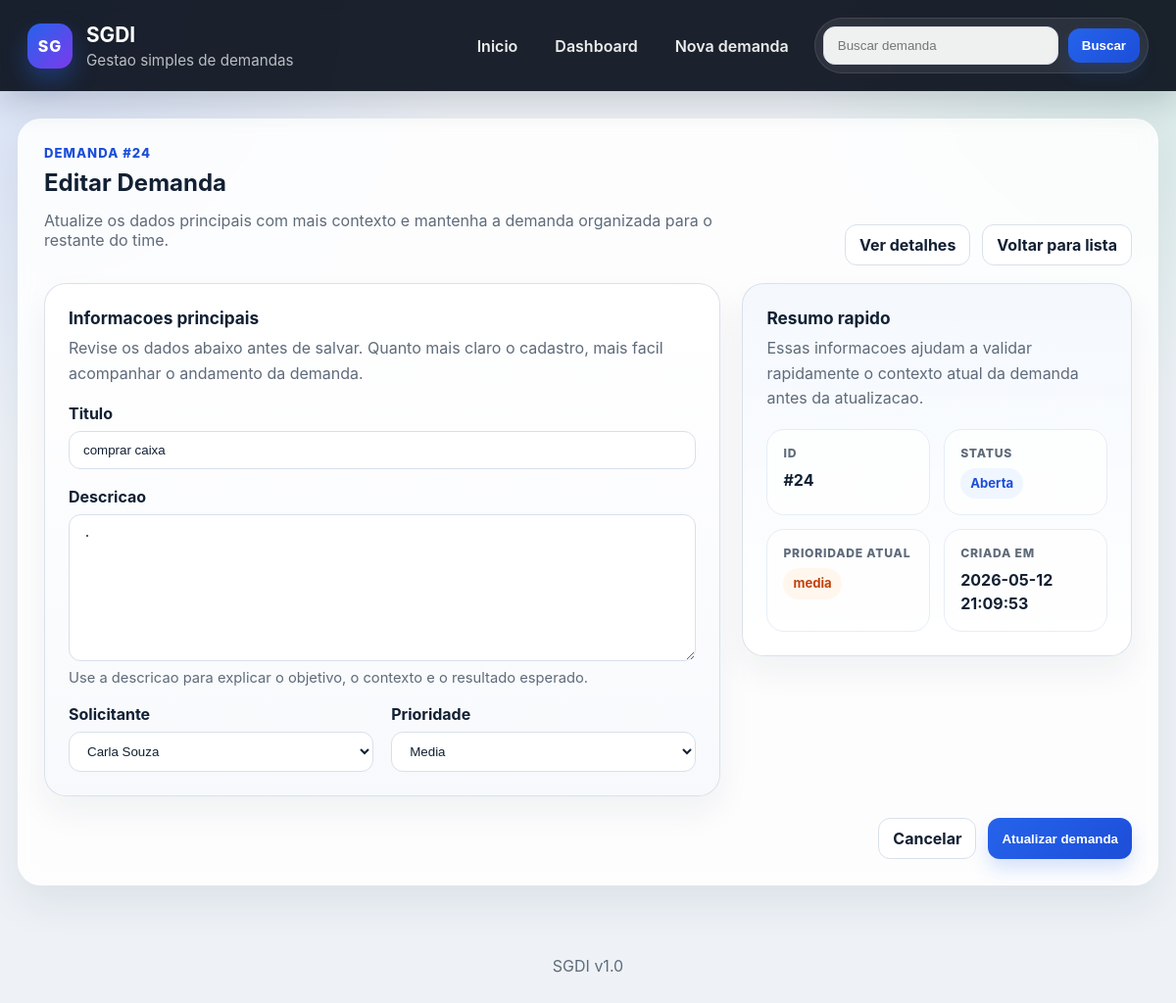
Screenshot of /editar/24 with the database file from the repository.
### tables this page shows
CREATE TABLE demandas (
                id INTEGER PRIMARY KEY AUTOINCREMENT,
                titulo TEXT NOT NULL,
                descricao TEXT NOT NULL,
                solicitante_id INTEGER NOT NULL,
                data_criacao TEXT NOT NULL,
                prioridade TEXT NOT NULL DEFAULT 'media',
                status TEXT NOT NULL DEFAULT 'Aberta', data_finalizacao TEXT,
                FOREIGN KEY (solicitante_id) REFERENCES usuarios(id)
            );

### app.py (the view, shortened to what this page needs)
@app.route('/editar/<int:id>', methods=['GET', 'POST'])
def editar(id):
    conn = get_db()
    cursor = conn.cursor()
    demanda = cursor.execute(
        """
        SELECT
            d.id,
            d.titulo,
            d.descricao,
            u.nome AS solicitante,
            d.data_criacao,
            d.prioridade,
            d.status,
            d.solicitante_id
        FROM demandas d
        JOIN usuarios u ON u.id = d.solicitante_id
        WHERE d.id = ?
        """,
        (id,),
    ).fetchone()
    usuarios = _list_users(conn)
    if demanda is None:
        conn.close()
        abort(404)
    conn.close()
    return render_template(
        'editar.html',
        demanda=demanda,
        usuarios=usuarios,
        form_data=None,
        selected_solicitante_id=demanda['solicitante_id'],
    )

### app.py (called while the page is built)
def get_db():
    conn = sqlite3.connect(DB_PATH)
    conn.row_factory = sqlite3.Row
    conn.execute("PRAGMA journal_mode = MEMORY")
    conn.execute("PRAGMA foreign_keys = ON")
    return conn

def _list_users(conn):
    return conn.execute("SELECT id, nome FROM usuarios ORDER BY nome").fetchall()

### templates/editar.html (shortened to what this page needs)
{% extends "base.html" %}
{% block content %}
<div class="section-head">
    <div>
        <p class="page-kicker">Demanda #{{ demanda[0] }}</p>
        <h2>Editar Demanda</h2>
        <p class="muted page-copy">Atualize os dados principais com mais contexto e mantenha a demanda organizada para o restante do time.</p>
    </div>
    <div class="page-actions">
        <a class="btn-link" href="/detalhes/{{ demanda[0] }}">Ver detalhes</a>
        <a class="btn-link" href="/">Voltar para lista</a>
    </div>
</div>
<form
    class="editor-layout"
    method="POST"
    action="/editar/{{ demanda[0] }}"
    data-confirm-modal
    data-confirm-title="Atualizar demanda"
    data-confirm-message="Deseja salvar as alteracoes feitas nesta demanda?"
    data-confirm-button="Atualizar"
    data-confirm-kicker="Salvar alteracoes"
    data-confirm-pill="Atualizacao"
    data-confirm-note="Os novos dados ficarao visiveis assim que a atualizacao for concluida."
    data-confirm-variant="primary"
>
    <section class="surface-card form-panel">
        <div class="panel-head">
            <h3>Informacoes principais</h3>
            <p>Revise os dados abaixo antes de salvar. Quanto mais claro o cadastro, mais facil acompanhar o andamento da demanda.</p>
        </div>
        <div class="editor-grid">
            <div class="field-block field-span-2">
                <label for="titulo">Titulo</label>
                <input id="titulo" type="text" name="titulo" value="{{ form_data.get('titulo') if form_data else demanda[1] }}" required>
            </div>
            <div class="field-block field-span-2">
                <label for="descricao">Descricao</label>
                <textarea id="descricao" name="descricao" rows="7" required>{{ form_data.get('descricao') if form_data else demanda[2] }}</textarea>
                <p class="field-hint">Use a descricao para explicar o objetivo, o contexto e o resultado esperado.</p>
            </div>
            <div class="field-block">
                <label for="solicitante">Solicitante</label>
                <select id="solicitante" name="solicitante_id" required>
                    {% for usuario in usuarios %}
                    <option value="{{ usuario['id'] }}" {% if selected_solicitante_id == usuario['id'] %}selected{% endif %}>{{ usuario['nome'] }}</option>
                    {% endfor %}
                </select>
            </div>
            <div class="field-block">
                <label for="prioridade">Prioridade</label>
                <select id="prioridade" name="prioridade">
                    <option value="media" {% if (form_data.get('prioridade') if form_data else demanda[5]) == 'media' %}selected{% endif %}>Media</option>
                </select>
            </div>
        </div>
    </section>
    <aside class="surface-card form-panel form-panel-soft">
        <div class="panel-head">
            <h3>Resumo rapido</h3>
            <p>Essas informacoes ajudam a validar rapidamente o contexto atual da demanda antes da atualizacao.</p>
        </div>
        <div class="meta-grid">
            <div class="meta-box">
                <span class="meta-label">ID</span>
                <strong class="meta-value">#{{ demanda[0] }}</strong>
            </div>
            <div class="meta-box">
                <span class="meta-label">Status</span>
                <strong class="meta-value">
                    <span class="badge {{ demanda[6]|lower }}">{{ demanda[6] }}</span>
                </strong>
            </div>
            <div class="meta-box">
                <span class="meta-label">Prioridade atual</span>
                <strong class="meta-value">
                    <span class="badge {{ demanda[5] }}">{{ demanda[5] }}</span>
                </strong>
            </div>
            <div class="meta-box">
                <span class="meta-label">Criada em</span>
                <strong class="meta-value">{{ demanda[4] }}</strong>
            </div>
        </div>
    </aside>
    <div class="form-actions-bar">
        <a class="btn-link" href="/detalhes/{{ demanda[0] }}">Cancelar</a>
        <button type="submit">Atualizar demanda</button>
    </div>
</form>
{% endblock %}

### static/style.css (style rules this page uses)
:root { --bg: #eef2f7; --surface: #ffffff; --surface-soft: #f7f9fc; --text: #122033; --muted: #5f6b7a; --line: #d8e0ea; --primary: #2563eb; --primary-dark: #1d4ed8; --success: #0f9d58; --danger: #dc2626; --warning: #d97706; --shadow: 0 18px 40px rgba(18, 32, 51, 0.08); }
* { box-sizing: border-box; }
body { margin: 0; font-family: Inter, system-ui, -apple-system, BlinkMacSystemFont, "Segoe UI", sans-serif; color: var(--text); background: radial-gradient(circle at top left, rgba(37, 99, 235, 0.12), transparent 30%), radial-gradient(circle at top right, rgba(15, 157, 88, 0.12), transparent 26%), var(--bg); }
.search-form input[type="text"], input[type="text"], textarea, select { border: 1px solid var(--line); background: white; color: var(--text); border-radius: 12px; padding: 11px 14px; outline: none; transition: border-color 0.2s ease, box-shadow 0.2s ease; }
.section-head { display: flex; align-items: flex-end; justify-content: space-between; gap: 16px; flex-wrap: wrap; margin-bottom: 18px; }
.section-head h2, .section-head h3, .container h2, .container h3 { margin-top: 0; }
.muted { color: var(--muted); margin-top: -6px; }
.badge { display: inline-flex; align-items: center; padding: 6px 10px; border-radius: 999px; font-size: 0.82rem; font-weight: 700; }
.badge.media { background: #fff7ed; color: #c2410c; }
.badge.aberta { background: #eff6ff; color: #1d4ed8; }
.actions a, .actions button, button, .btn-link { border: none; border-radius: 12px; padding: 10px 14px; font-weight: 700; cursor: pointer; transition: transform 0.15s ease, box-shadow 0.15s ease, background 0.15s ease; }
button, .actions button { background: linear-gradient(135deg, var(--primary), var(--primary-dark)); color: white; box-shadow: 0 10px 18px rgba(37, 99, 235, 0.18); }
.btn-link { display: inline-flex; align-items: center; text-decoration: none; background: white; color: var(--text); border: 1px solid var(--line); }
.page-kicker { margin: 0 0 8px; color: var(--primary-dark); font-size: 0.82rem; font-weight: 800; letter-spacing: 0.08em; text-transform: uppercase; }
.page-copy { max-width: 720px; }
.page-actions { display: flex; align-items: center; justify-content: flex-end; gap: 12px; flex-wrap: wrap; }
.surface-card { background: linear-gradient(180deg, rgba(255, 255, 255, 0.98), rgba(247, 249, 252, 0.98)); border: 1px solid rgba(216, 224, 234, 0.95); border-radius: 22px; padding: 24px; box-shadow: 0 16px 34px rgba(18, 32, 51, 0.06); }
.form-panel-soft { background: linear-gradient(180deg, rgba(244, 248, 253, 0.98), rgba(255, 255, 255, 0.96)); }
.panel-head { margin-bottom: 18px; }
.panel-head h3 { margin: 0; font-size: 1.08rem; }
.panel-head p { margin: 8px 0 0; color: var(--muted); line-height: 1.6; }
.editor-layout { display: grid; grid-template-columns: minmax(0, 1.65fr) minmax(280px, 0.95fr); gap: 22px; align-items: start; }
.editor-grid { display: grid; grid-template-columns: repeat(2, minmax(0, 1fr)); gap: 18px; }
.field-block { display: grid; gap: 8px; }
.field-block label { font-weight: 700; }
.field-block input[type="text"], .field-block textarea, .field-block select, .comment-form input[type="text"], .comment-form textarea { width: 100%; }
.field-block textarea, .comment-form textarea { min-height: 150px; resize: vertical; }
.field-span-2 { grid-column: 1 / -1; }
.field-hint { margin: 0; font-size: 0.92rem; color: var(--muted); }
.meta-grid { display: grid; grid-template-columns: repeat(2, minmax(0, 1fr)); gap: 14px; }
.meta-box { padding: 16px; border: 1px solid #e6edf6; border-radius: 18px; background: rgba(255, 255, 255, 0.78); }
.meta-label { display: block; margin-bottom: 8px; color: var(--muted); font-size: 0.76rem; font-weight: 800; letter-spacing: 0.06em; text-transform: uppercase; }
.meta-value { display: block; font-size: 1rem; line-height: 1.5; color: var(--text); }
.form-actions-bar { grid-column: 1 / -1; display: flex; justify-content: flex-end; gap: 12px; flex-wrap: wrap; }

### rows the page displays
demandas: id "24", titulo "comprar caixa", descricao ".", prioridade "Media", status "Aberta", prioridade "media", data_criacao "2026-05-12 21:09:53"

### other values shown
form field solicitante_id "Carla Souza"
